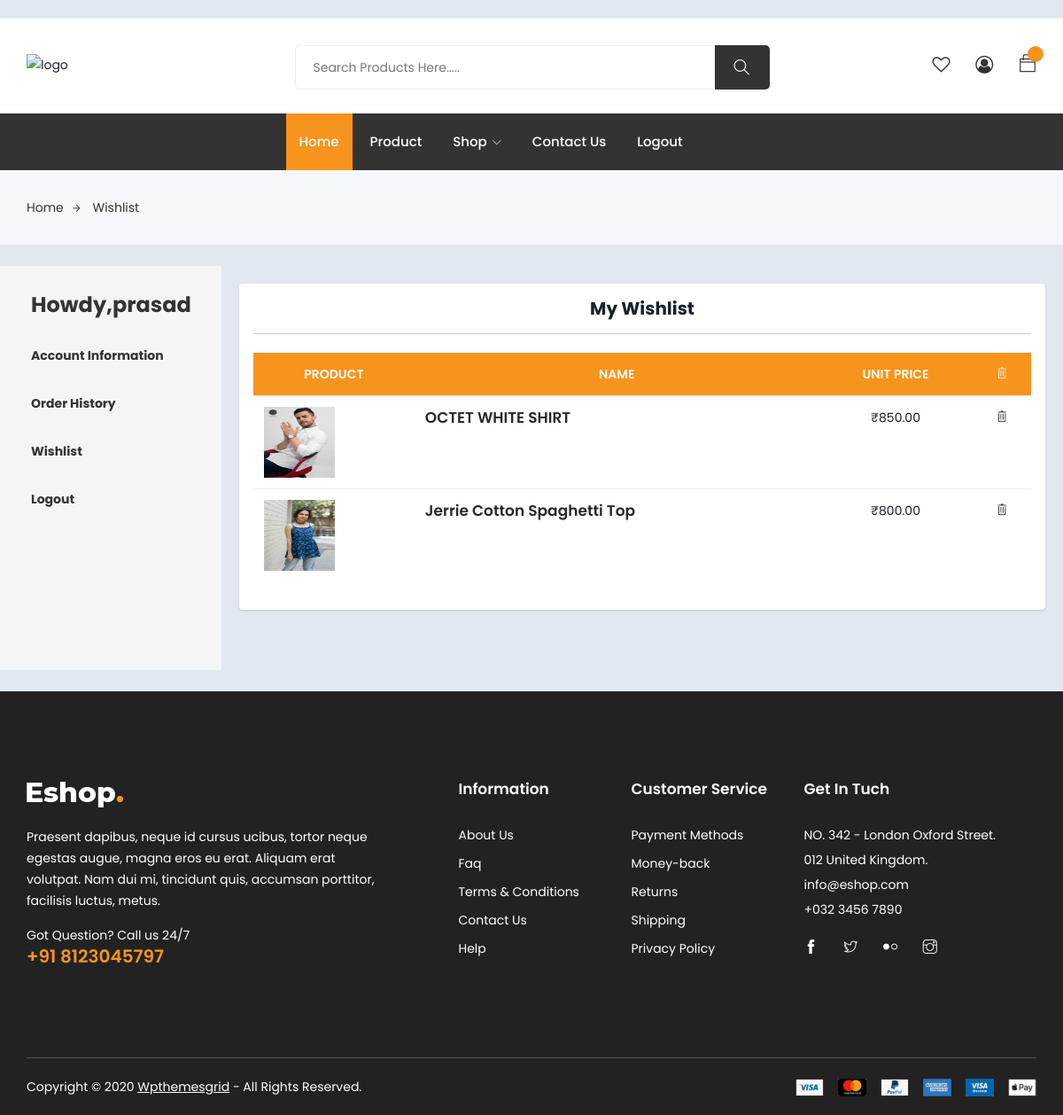
The page /wishlist_view/ (signed in) on the database its author committed.
### authentications/models.py (models this page shows, shortened)
class CustomUser(AbstractUser):
    username=None
    name = models.CharField(max_length=100)
    email = models.EmailField(unique=True)
    address = models.TextField(null=True, blank=True)
    mobile = models.IntegerField( null=True, blank=True,unique=True)
    USERNAME_FIELD = 'email'
    REQUIRED_FIELDS = ['name']
    objects = CustomUserManager()

### ecommerceApp/models.py (models this page shows, shortened)
class Wishlist(BaseModel):
    user = models.ForeignKey(CustomUser, on_delete=models.CASCADE)
    product = models.ForeignKey(Product, on_delete=models.SET_NULL, null=True, blank=True)

class Product(BaseModel):
    product_name = models.CharField(max_length=100)
    slug = models.SlugField(max_length=100, unique=True, null=True, blank=True)
    category = models.ForeignKey(Category, on_delete=models.CASCADE, related_name='products')
    price = models.DecimalField(max_digits=10, decimal_places=2)
    product_description = models.TextField()
    material = models.CharField(max_length=100, null=True, blank=True)
    brand = models.CharField(max_length=100, null=True, blank=True)
    color_variant = models.ManyToManyField(ColorVariant, null=True, blank=True)
    size_variant = models.ManyToManyField(SizeVariant, null=True, blank=True)

class ProductImage(BaseModel):
    product = models.ForeignKey(Product, on_delete=models.CASCADE, related_name='product_images')
    image = models.ImageField(upload_to='product')

### ecommerceApp/views.py (the view)
# urls.py: path('wishlist_view/',wishlist_view,name='wishlist_view'),
@login_required(login_url='/auth/login/')
def wishlist_view(request):
    wish = Wishlist.objects.filter(user=request.user)
    context = {
            'wish_lists':wish,
        }
    return render(request, 'wishlist.html',context)

### templates/wishlist.html (shortened to what this page needs)
{% extends "base.html" %}
{% load static %}
{% block body %}
<!DOCTYPE html>
<html lang="en">
  <head>
    <link rel="stylesheet" href="style.css" />
  </head>
  <body>
<div class="breadcrumbs">
  <div class="container">
    <div class="row">
      <div class="col-12">
        <div class="bread-inner">
          <ul class="bread-list">
            <li>
              <a href="{% url 'index' %}">Home<i class="ti-arrow-right"></i></a>
            </li>
            <li class="active"><a href="{% url 'wishlist_view' %}">Wishlist</a></li>
          </ul>
        </div>
      </div>
    </div>
  </div>
</div>
    <br />
    <div class="profile-page">
      <div class="profile-sidebar">
        <nav class="profile-nav">
          <ul>
            <li><a href=""><h4>Howdy,{{request.user.name}}</h4></a></li>
            <li><a href="{% url 'profile' %}">Account Information</a></li>
            <li><a href="{% url 'orderlist' %}">Order History</a></li>
            <li><a href="{% url 'wishlist_view' %}">Wishlist</a></li>
            <li><a href="{% url 'logout' %}">Logout</a></li>
          </ul>
        </nav>
      </div>
      <div class="profile-content">
        <div class="col-md-60">
          <div class="card mb-5">
            <div class="card-body">
    <center><h2>My Wishlist</h2></center>
    <hr>
          <table class="table shopping-summery">
            <thead>
              <tr class="main-hading">
                <th>PRODUCT</th>
                <th>NAME</th>
                <th class="text-center">UNIT PRICE</th>
                <th class="text-center">
                  <i class="ti-trash remove-icon"></i>
                </th>
              </tr>
            </thead>
            <tbody>
              {% for wish_list in wish_lists %}
              <tr>
                <td class="image" data-title="No">
                  <img
                    src="{{ wish_list.product.product_images.last.image.url }}"
                    alt="#"
                  />
                </td>
                <td class="product-des" data-title="Description">
                  <p class="product-name">
                    <a href="{% url 'get_product' wish_list.product.slug %}"
                      >{{ wish_list.product.product_name }}</a
                    >
                  </p>
                </td>
                <td class="price" data-title="Price">
                  <span>₹{{ wish_list.product.price }}</span>
                </td>
                <td class="action" data-title="Remove">
                  <a href="{% url 'remove_wishlist' wish_list.uid %}"
                    ><i class="ti-trash remove-icon"></i
                  ></a>
                </td>
              </tr>
              {% endfor %}
            </tbody>
          </table>
              </div>
            </div>
          </div>
        </div>
      </div>
  </body>
</html>
<br />
{% endblock body %}

### templates/wishlist.html (style rules this page uses)
body { margin-top: 20px; color: #1a202c; text-align: left; background-color: #e2e8f0; }
.card { box-shadow: 0 1px 3px 0 rgba(0, 0, 0, 0.1), 0 1px 2px 0 rgba(0, 0, 0, 0.06); }
.card { position: relative; display: flex; flex-direction: column; min-width: 0; word-wrap: break-word; background-color: #fff; background-clip: border-box; border: 0 solid rgba(0, 0, 0, 0.125); border-radius: 0.25rem; }
.card-body { flex: 1 1 auto; min-height: 1px; padding: 1rem; }
.profile-page { display: flex; width: 100%; }
.profile-sidebar { width: 250px; background-color: #f5f5f5; padding: 20px; }
.profile-nav { list-style: none; padding: 0; margin: 0; }
.profile-nav li { margin-bottom: 10px; }
.profile-nav a { display: block; padding: 10px 15px; text-decoration: none; color: #333; font-weight: bold; }
.profile-content { flex: 1; padding: 20px; }
.profile-content h2 { font-size: 20px; margin-bottom: 15px; }

### rows shown on the page
CustomUser: user.name "prasad"
Wishlist: product.product_images.last.image (picture), product.product_name "OCTET WHITE SHIRT", product.price "850.00"
Wishlist: product.product_images.last.image (picture), product.product_name "Jerrie Cotton Spaghetti Top", product.price "800.00"
